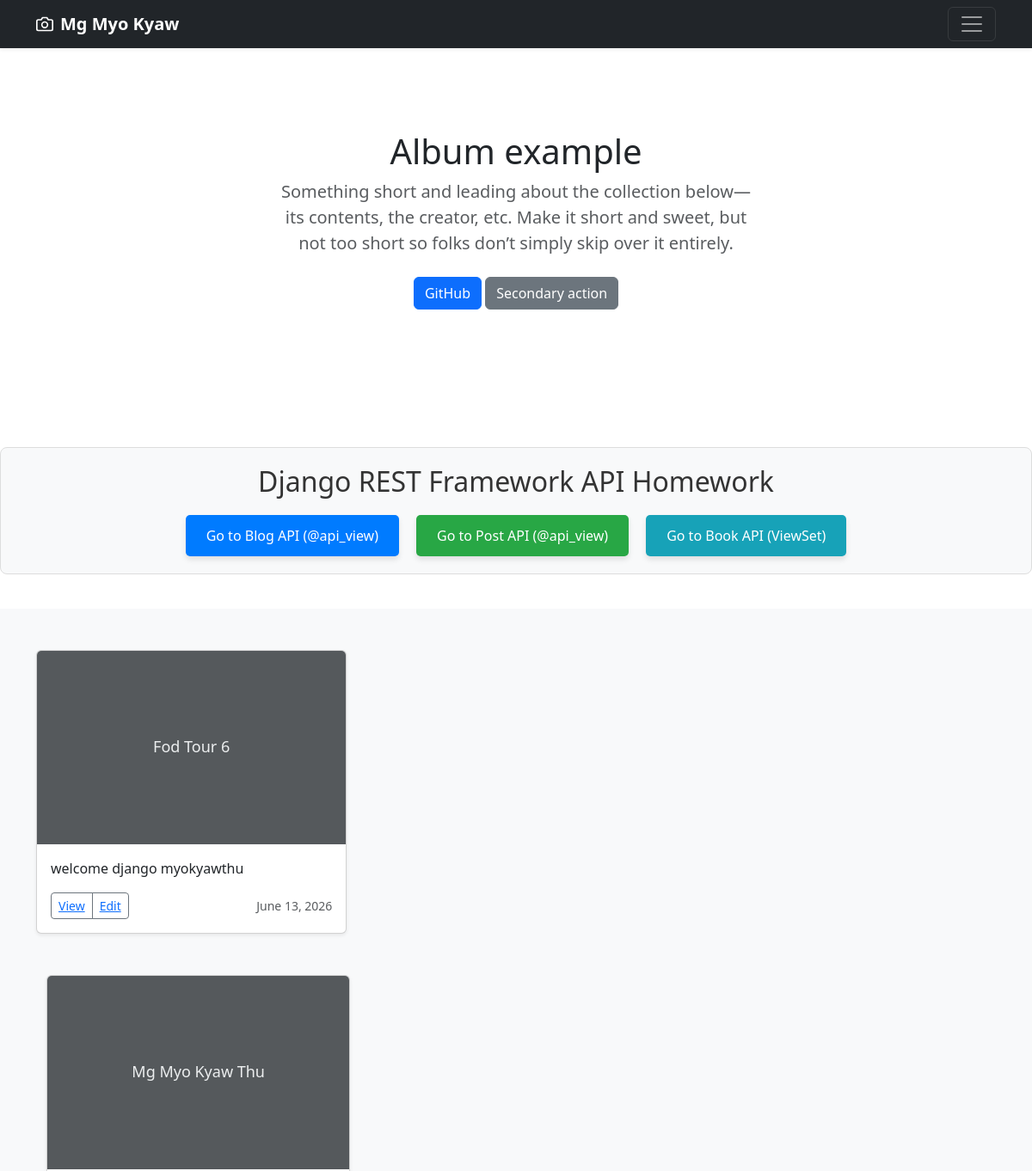
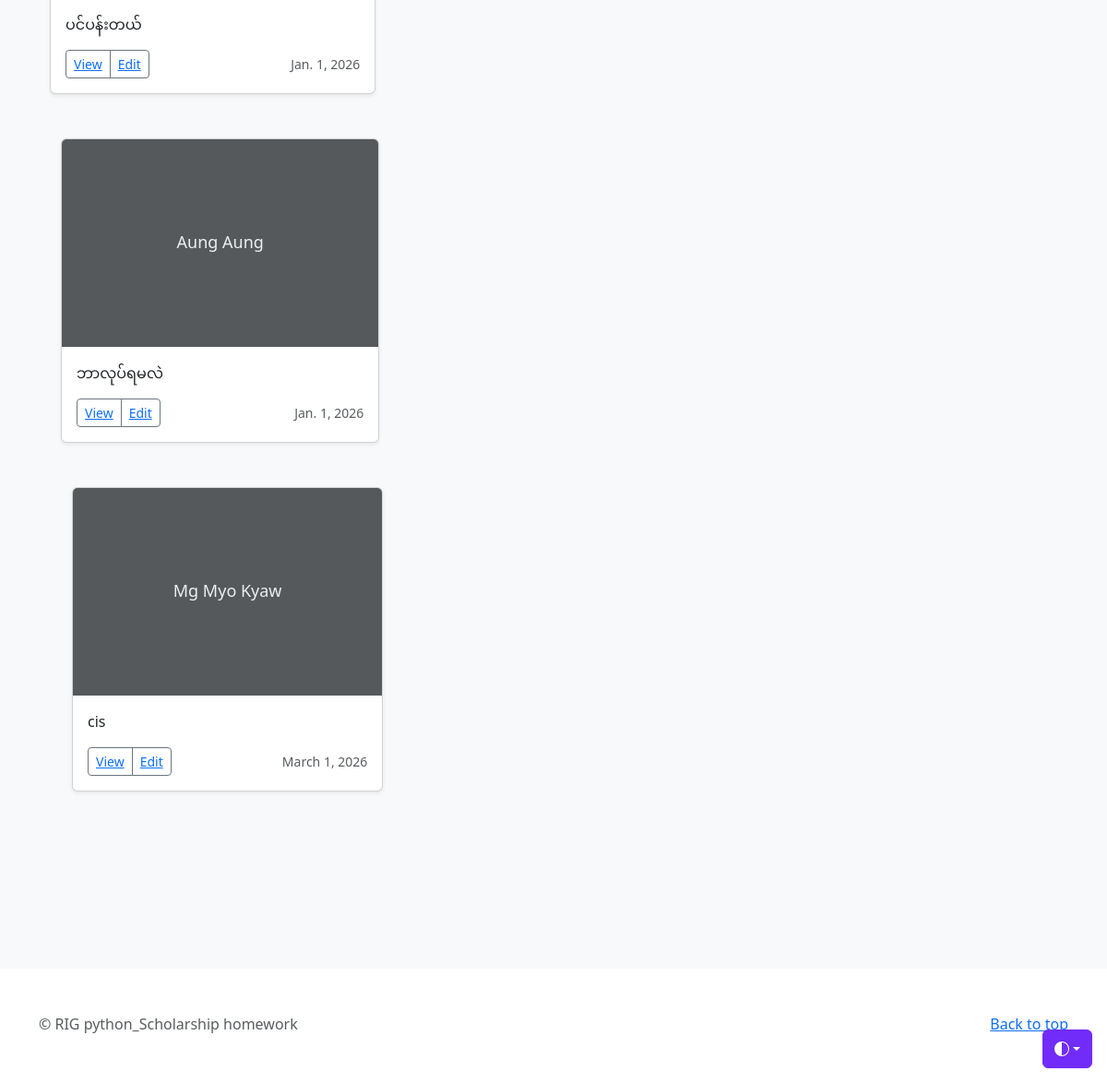
The app's page / (signed in) with its own data (2 pictures, top to bottom).
### mytask/models.py (models this page shows, shortened)
class Blog(models.Model):
    category = models.ForeignKey(Category, on_delete=models.CASCADE)
    title = models.CharField(max_length=30)
    post_body = models.TextField()
    created_date = models.DateField()

### mytask/views.py (the view)
# urls.py: path('', views.homepage, name='home'),
@login_required
def homepage(request):
    title = "My Blog Title"
    cat_data = Category.objects.all()
    blogs = Blog.objects.all()
    contex = {
        'abc': title,
        'name': 'Mg Myo Kyaw',
        'datas': cat_data,
        'blogs': blogs
    }
    return render(request, 'home.html', contex)

### templates/home.html (shortened to what this page needs)
<!doctype html>
<html lang="en" data-bs-theme="auto">
<head>
  <link href="https://cdn.jsdelivr.net/npm/bootstrap@5.3.8/dist/css/bootstrap.min.css" rel="stylesheet"
>
</head>
<body>
  <div class="dropdown position-fixed bottom-0 end-0 mb-3 me-3 bd-mode-toggle">
    <button class="btn btn-bd-primary py-2 dropdown-toggle d-flex align-items-center" id="bd-theme" type="button"
      aria-expanded="false" data-bs-toggle="dropdown" aria-label="Toggle theme (auto)">
      <svg class="bi my-1 theme-icon-active" aria-hidden="true">
        <use href="#circle-half"></use>
      </svg>
    </button>
  </div>
  <header data-bs-theme="dark">
    <div class="navbar navbar-dark bg-dark shadow-sm">
      <div class="container">
        <a href="#" class="navbar-brand d-flex align-items-center">
          <strong>{{name}}</strong>
        </a>
        <button class="navbar-toggler" type="button" data-bs-toggle="collapse" data-bs-target="#navbarHeader"
          aria-controls="navbarHeader" aria-expanded="false" aria-label="Toggle navigation">
          <span class="navbar-toggler-icon"></span>
        </button>
      </div>
    </div>
  </header>
  <main>
    <section class="py-5 text-center container">
      <div class="row py-lg-5">
        <div class="col-lg-6 col-md-8 mx-auto">
          <h1 class="fw-light">Album example</h1>
          <p class="lead text-body-secondary">
            Something short and leading about the collection below—its
            contents, the creator, etc. Make it short and sweet, but not too
            short so folks don’t simply skip over it entirely.
          </p>
          <p>
            <a href="https://github.com/Atliol" class="btn btn-primary my-2">GitHub</a>
            <a href="#" class="btn btn-secondary my-2">Secondary action</a>
          </p>
        </div>
      </div>
    </section>
    <div style="text-align: center; margin: 40px 0; padding: 20px; background-color: #f8f9fa; border-radius: 8px; border: 1px solid #ddd;">
    <h2 style="color: #333; margin-bottom: 20px;">Django REST Framework API Homework</h2>
    <div style="display: flex; justify-content: center; gap: 20px;">
        <a href="/api/blogs/" style="text-decoration: none;">
            <button style="background-color: #007bff; color: white; padding: 12px 24px; font-size: 16px; border: none; border-radius: 5px; cursor: pointer; transition: 0.3s; box-shadow: 0 4px 6px rgba(0,0,0,0.1);">
                Go to Blog API (@api_view)
            </button>
        </a>
        <a href="/api/postdata/" style="text-decoration: none;">
            <button style="background-color: #28a745; color: white; padding: 12px 24px; font-size: 16px; border: none; border-radius: 5px; cursor: pointer; transition: 0.3s; box-shadow: 0 4px 6px rgba(0,0,0,0.1);">
                Go to Post API (@api_view)
            </button>
        </a>
        <a href="/api/books/" style="text-decoration: none;">
            <button style="background-color: #17a2b8; color: white; padding: 12px 24px; font-size: 16px; border: none; border-radius: 5px; cursor: pointer; transition: 0.3s; box-shadow: 0 4px 6px rgba(0,0,0,0.1);">
                Go to Book API (ViewSet)
            </button>
        </a>
    </div>
</div>
    {% for blog in blogs %}
    <div class="album py-5 bg-body-tertiary">
      <div class="container">
        <div class="row row-cols-1 row-cols-sm-2 row-cols-md-3 g-3">
          <div class="col">
            <div class="card shadow-sm">
              <svg aria-label="Placeholder: Thumbnail" class="bd-placeholder-img card-img-top" height="225"
                preserveAspectRatio="xMidYMid slice" role="img" width="100%" xmlns="http://www.w3.org/2000/svg">
                <title>{{ blog.title }}</title>
                <rect width="100%" height="100%" fill="#55595c"></rect>
                <text x="50%" y="50%" fill="#eceeef" dy=".3em">
                  {{ blog.title }}
                </text>
              </svg>
              <div class="card-body">
                <p class="card-text">
                  {{ blog.post_body }}
                </p>
                <div class="d-flex justify-content-between align-items-center">
                  <div class="btn-group">
                    <button type="button" class="btn btn-sm btn-outline-secondary">
                      <a href="/detail/{{blog.id}}/"> View</a>
                    </button>
                    <button type="button" class="btn btn-sm btn-outline-secondary">
                      <a href="{% url 'detail' blog.id %}"> Edit</a>
                    </button>
                  </div>
                  <small class="text-body-secondary">{{ blog.created_date }}</small>
                </div>
              </div>
            </div>
          </div>
    </div>
    {% endfor %}
  </main>
  <footer class="text-body-secondary py-5">
    <div class="container">
      <p class="float-end mb-1"><a href="#">Back to top</a></p>
      <p class="mb-1">
        &copy; RIG python_Scholarship homework
      </p>
    </div>
  </footer>
</body>
</html>

### templates/home.html (style rules this page uses)
.bd-placeholder-img { font-size: 1.125rem; text-anchor: middle; -webkit-user-select: none; -moz-user-select: none; user-select: none; }
.bi { vertical-align: -0.125em; fill: currentColor; }
.btn-bd-primary { --bd-violet-bg: #712cf9; --bd-violet-rgb: 112.520718, 44.062154, 249.437846; --bs-btn-font-weight: 600; --bs-btn-color: var(--bs-white); --bs-btn-bg: var(--bd-violet-bg); --bs-btn-border-color: var(--bd-violet-bg); --bs-btn-hover-color: var(--bs-white); --bs-btn-hover-bg: #6528e0; --bs-btn-hover-border-color: #6528e0; --bs-btn-focus-shadow-rgb: var(--bd-violet-rgb); --bs-btn-active-color: var(--bs-btn-hover-color); --bs-btn-active-bg: #5a23c8; --bs-btn-active-border-color: #5a23c8; }
.bd-mode-toggle { z-index: 1500; }
.bd-mode-toggle .bi { width: 1em; height: 1em; }

### records on screen
Blog: title "Mg Myo Kyaw", post_body "cis", created_date "March 1, 2026"
Blog: title "Fod Tour 6", post_body "welcome django myokyawthu", created_date "June 13, 2026"
Blog: title "Mg Myo Kyaw Thu", post_body "ပင်ပန်းတယ်", created_date "Jan. 1, 2026"
Blog: title "Aung Aung", post_body "ဘာလုပ်ရမလဲ", created_date "Jan. 1, 2026"
